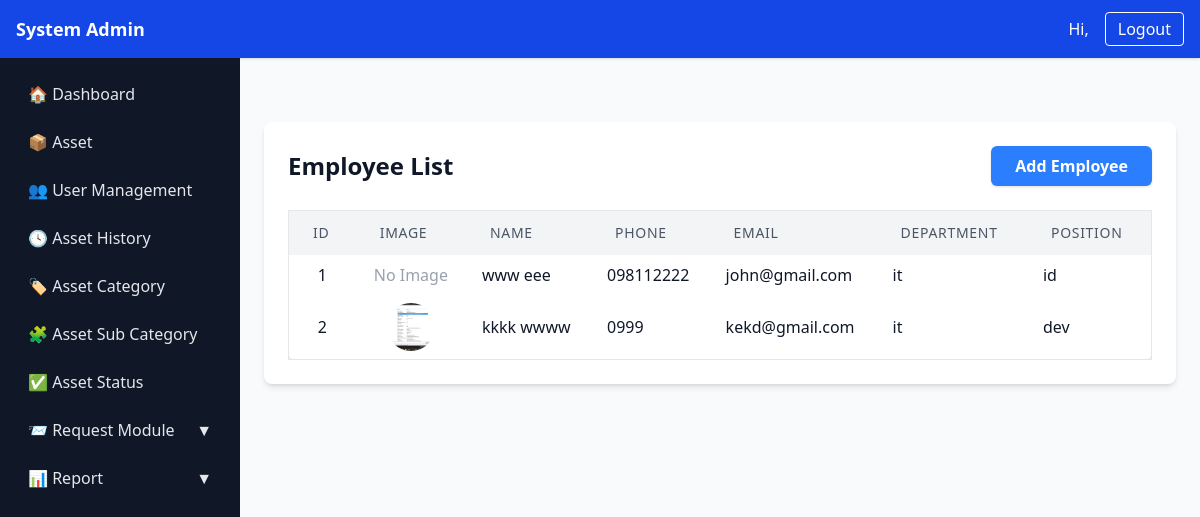
The page /asset/employees/ on the database its author committed.
### asset1/models.py (models this page shows, shortened)
class EmployeeList(models.Model):
    img = models.ImageField(upload_to='employee_images/', blank=True, null=True)
    first_name = models.CharField(max_length=100)
    last_name = models.CharField(max_length=100)
    phone_number = models.CharField(max_length=20, blank=True)
    email = models.EmailField(unique=True)
    department = models.CharField(max_length=100, blank=True)
    position = models.CharField(max_length=100, blank=True)

### asset1/views.py (the view)
# urls.py: path('asset/employees/', views.employee_list, name='employee_list'),
def employee_list(request):
    employees = EmployeeList.objects.all()
    return render(request, 'asset1/employee_list.html', {'employees': employees})

### asset1/templates/asset1/employee_list.html (shortened to what this page needs)
{% extends "asset1/sidebar.html" %}
{% load static %}
{% block page_content %}
<div class="max-w-6xl mx-auto mt-10 p-6 bg-white rounded-lg shadow-md">
    <div class="flex justify-between items-center mb-6">
        <h2 class="text-2xl font-bold">Employee List</h2>
        <a href="{% url 'asset1:employee_create' %}"
           class="px-6 py-2 bg-blue-500 text-white font-semibold rounded-md shadow hover:bg-blue-700 transition-colors duration-200">
          Add Employee
        </a>
    </div>
    <div class="overflow-x-auto">
        <table id="employeeTable" class="min-w-full bg-white border border-gray-200 rounded-lg shadow-md">
            <thead class="bg-gray-100">
                <tr>
                    <th class="px-6 py-3 text-left text-sm font-medium text-gray-600 uppercase tracking-wider">ID</th>
                    <th class="px-6 py-3 text-left text-sm font-medium text-gray-600 uppercase tracking-wider">Image</th>
                    <th class="px-6 py-3 text-left text-sm font-medium text-gray-600 uppercase tracking-wider">Name</th>
                    <th class="px-6 py-3 text-left text-sm font-medium text-gray-600 uppercase tracking-wider">Phone</th>
                    <th class="px-6 py-3 text-left text-sm font-medium text-gray-600 uppercase tracking-wider">Email</th>
                    <th class="px-6 py-3 text-left text-sm font-medium text-gray-600 uppercase tracking-wider">Department</th>
                    <th class="px-6 py-3 text-left text-sm font-medium text-gray-600 uppercase tracking-wider">Position</th>
                </tr>
            </thead>
            <tbody>
                {% for employee in employees %}
                <tr class="hover:bg-gray-50">
                    <td class="px-4 py-2 border-gray-100 text-center">{{ employee.id }}</td>
                    <td class="px-4 py-2 border-gray-100 text-center">
                        {% if employee.img %}
                            <img src="{{ employee.img.url }}" alt="Profile" class="w-12 h-12 rounded-full object-cover mx-auto">
                        {% else %}
                            <span class="text-gray-400">No Image</span>
                        {% endif %}
                    </td>
                    <td class="px-4 py-2 border-gray-100">{{ employee.first_name }} {{ employee.last_name }}</td>
                    <td class="px-4 py-2 border-gray-100">{{ employee.phone_number }}</td>
                    <td class="px-4 py-2 border-gray-100">{{ employee.email }}</td>
                    <td class="px-4 py-2 border-gray-100">{{ employee.department }}</td>
                    <td class="px-4 py-2 border-gray-100">{{ employee.position }}</td>
                </tr>
                {% empty %}
                <tr>
                    <td colspan="7" class="text-center px-4 py-6 text-gray-500">No employees found.</td>
                </tr>
                {% endfor %}
            </tbody>
        </table>
    </div>
</div>
{% endblock %}

### rows shown on the page
EmployeeList: id "1", img "No Image", first_name "www", last_name "eee", phone_number "098112222", email "john@gmail.com", department "it", position "id"
EmployeeList: id "2", img (picture), first_name "kkkk", last_name "wwww", phone_number "0999", email "kekd@gmail.com", department "it", position "dev"
